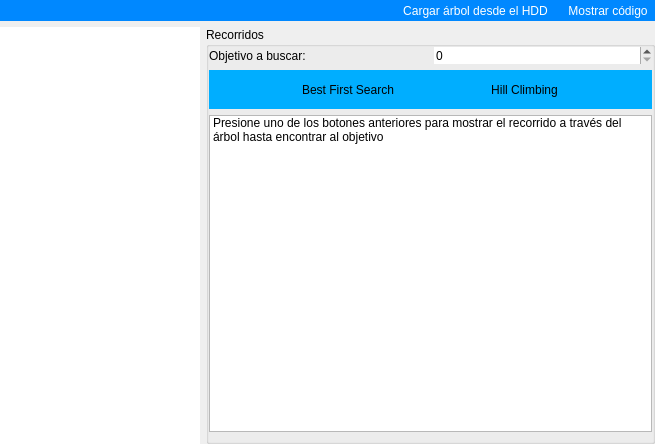
<?xml version="1.0" encoding="UTF-8"?>
<ui version="4.0">
 <class>Dialog</class>
 <widget class="QDialog" name="Dialog">
  <property name="geometry">
   <rect>
    <x>0</x>
    <y>0</y>
    <width>655</width>
    <height>444</height>
   </rect>
  </property>
  <property name="windowTitle">
   <string>Best First Search &amp; Hill Climbing</string>
  </property>
  <property name="styleSheet">
   <string notr="true">font: 10pt &quot;Tahoma&quot;;</string>
  </property>
  <property name="modal">
   <bool>true</bool>
  </property>
  <layout class="QGridLayout" name="gridLayout">
   <property name="leftMargin">
    <number>0</number>
   </property>
   <property name="topMargin">
    <number>0</number>
   </property>
   <property name="rightMargin">
    <number>0</number>
   </property>
   <property name="bottomMargin">
    <number>0</number>
   </property>
   <item row="0" column="0" colspan="2">
    <widget class="QWidget" name="panel_menu" native="true">
     <property name="maximumSize">
      <size>
       <width>16777215</width>
       <height>22</height>
      </size>
     </property>
     <property name="styleSheet">
      <string notr="true">QWidget #panel_menu{	
	background-color: rgb(0, 136, 255);
}

QToolButton {
	color: rgb(255, 255, 255);
}</string>
     </property>
     <layout class="QGridLayout" name="gridLayout_8">
      <property name="leftMargin">
       <number>0</number>
      </property>
      <property name="topMargin">
       <number>0</number>
      </property>
      <property name="rightMargin">
       <number>0</number>
      </property>
      <property name="bottomMargin">
       <number>0</number>
      </property>
      <item row="0" column="2">
       <widget class="QToolButton" name="mostrar">
        <property name="text">
         <string>Mostrar código</string>
        </property>
        <property name="autoRaise">
         <bool>true</bool>
        </property>
       </widget>
      </item>
      <item row="0" column="1">
       <widget class="QToolButton" name="cargar_hdd">
        <property name="text">
         <string>Cargar árbol desde el HDD</string>
        </property>
        <property name="autoRaise">
         <bool>true</bool>
        </property>
       </widget>
      </item>
      <item row="0" column="0">
       <spacer name="horizontalSpacer">
        <property name="orientation">
         <enum>Qt::Horizontal</enum>
        </property>
        <property name="sizeHint" stdset="0">
         <size>
          <width>40</width>
          <height>20</height>
         </size>
        </property>
       </spacer>
      </item>
     </layout>
    </widget>
   </item>
   <item row="1" column="1">
    <widget class="QWidget" name="widget" native="true">
     <layout class="QGridLayout" name="gridLayout_2">
      <property name="leftMargin">
       <number>0</number>
      </property>
      <property name="topMargin">
       <number>0</number>
      </property>
      <property name="rightMargin">
       <number>0</number>
      </property>
      <property name="bottomMargin">
       <number>0</number>
      </property>
      <property name="horizontalSpacing">
       <number>0</number>
      </property>
      <property name="verticalSpacing">
       <number>6</number>
      </property>
      <item row="2" column="0">
       <widget class="QGroupBox" name="groupBox_2">
        <property name="title">
         <string>Recorridos</string>
        </property>
        <layout class="QGridLayout" name="gridLayout_5">
         <property name="leftMargin">
          <number>0</number>
         </property>
         <property name="topMargin">
          <number>0</number>
         </property>
         <property name="rightMargin">
          <number>0</number>
         </property>
         <item row="0" column="0">
          <widget class="QLabel" name="label">
           <property name="text">
            <string>Objetivo a buscar:</string>
           </property>
          </widget>
         </item>
         <item row="0" column="1">
          <widget class="QSpinBox" name="objetivo">
           <property name="frame">
            <bool>false</bool>
           </property>
           <property name="showGroupSeparator" stdset="0">
            <bool>true</bool>
           </property>
           <property name="maximum">
            <number>100</number>
           </property>
          </widget>
         </item>
         <item row="2" column="0" colspan="2">
          <widget class="QListWidget" name="recorrido">
           <property name="wordWrap">
            <bool>true</bool>
           </property>
           <item>
            <property name="text">
             <string>Presione uno de los botones anteriores para mostrar el recorrido a través del árbol hasta encontrar al objetivo</string>
            </property>
           </item>
          </widget>
         </item>
         <item row="1" column="0" colspan="2">
          <widget class="QWidget" name="panel_recorridos" native="true">
           <property name="styleSheet">
            <string notr="true">QWidget #panel_recorridos{
	
	background-color: rgb(0, 174, 255);
}</string>
           </property>
           <layout class="QGridLayout" name="gridLayout_6">
            <item row="0" column="0">
             <widget class="QToolButton" name="bfs">
              <property name="text">
               <string>Best First Search</string>
              </property>
              <property name="autoRaise">
               <bool>true</bool>
              </property>
             </widget>
            </item>
            <item row="0" column="1">
             <widget class="QToolButton" name="hc">
              <property name="text">
               <string>Hill Climbing</string>
              </property>
              <property name="autoRaise">
               <bool>true</bool>
              </property>
             </widget>
            </item>
           </layout>
          </widget>
         </item>
        </layout>
       </widget>
      </item>
     </layout>
    </widget>
   </item>
   <item row="1" column="0">
    <widget class="QTreeWidget" name="arbol">
     <property name="minimumSize">
      <size>
       <width>200</width>
       <height>0</height>
      </size>
     </property>
     <property name="maximumSize">
      <size>
       <width>200</width>
       <height>16777215</height>
      </size>
     </property>
     <property name="frameShape">
      <enum>QFrame::NoFrame</enum>
     </property>
     <property name="alternatingRowColors">
      <bool>true</bool>
     </property>
     <property name="animated">
      <bool>true</bool>
     </property>
     <property name="headerHidden">
      <bool>true</bool>
     </property>
     <column>
      <property name="text">
       <string notr="true">1</string>
      </property>
     </column>
    </widget>
   </item>
  </layout>
 </widget>
 <resources/>
 <connections/>
</ui>
